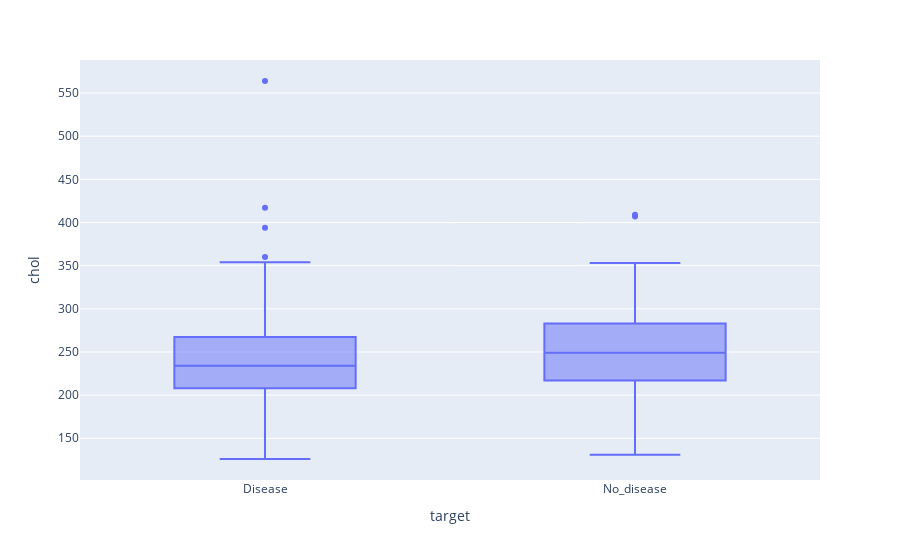

This figure's notebook cell:
### Code cell
px.box(df, x='target', y='chol')

### Figure 1 — Plotly figure (JSON) as saved in the notebook; plotly's stock layout.template omitted (floating-point values rounded to 4 significant figures; data arrays with more than 128 entries replaced by an {"elided": "..."} marker saying what was removed)
{"data": [{"alignmentgroup": "True", "hovertemplate": "target=%{x}<br>chol=%{y}<extra></extra>", "legendgroup": "", "marker": {"color": "#636efa"}, "name": "", "notched": false, "offsetgroup": "", "orientation": "v", "showlegend": false, "type": "box", "x": {"elided": "303 str values"}, "x0": " ", "xaxis": "x", "y": {"elided": "303 int values"}, "y0": " ", "yaxis": "y"}], "layout": {"boxmode": "group", "legend": {"tracegroupgap": 0}, "margin": {"t": 60}, "xaxis": {"anchor": "y", "domain": [0, 1], "title": {"text": "target"}}, "yaxis": {"anchor": "x", "domain": [0, 1], "title": {"text": "chol"}}}}
